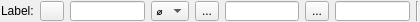
<?xml version="1.0" encoding="UTF-8"?>
<ui version="4.0">
 <class>Ui_DimOptions</class>
 <widget class="QWidget" name="Ui_DimOptions">
  <property name="geometry">
   <rect>
    <x>0</x>
    <y>0</y>
    <width>420</width>
    <height>22</height>
   </rect>
  </property>
  <property name="sizePolicy">
   <sizepolicy hsizetype="Maximum" vsizetype="Preferred">
    <horstretch>0</horstretch>
    <verstretch>0</verstretch>
   </sizepolicy>
  </property>
  <property name="minimumSize">
   <size>
    <width>420</width>
    <height>22</height>
   </size>
  </property>
  <property name="maximumSize">
   <size>
    <width>420</width>
    <height>22</height>
   </size>
  </property>
  <property name="windowTitle">
   <string>Dimension Options</string>
  </property>
  <layout class="QHBoxLayout">
   <property name="leftMargin">
    <number>1</number>
   </property>
   <property name="topMargin">
    <number>1</number>
   </property>
   <property name="rightMargin">
    <number>1</number>
   </property>
   <property name="bottomMargin">
    <number>1</number>
   </property>
   <item>
    <widget class="QLabel" name="lLabel">
     <property name="sizePolicy">
      <sizepolicy hsizetype="Fixed" vsizetype="Fixed">
       <horstretch>0</horstretch>
       <verstretch>0</verstretch>
      </sizepolicy>
     </property>
     <property name="frameShape">
      <enum>QFrame::NoFrame</enum>
     </property>
     <property name="frameShadow">
      <enum>QFrame::Plain</enum>
     </property>
     <property name="text">
      <string>Label:</string>
     </property>
     <property name="wordWrap">
      <bool>false</bool>
     </property>
    </widget>
   </item>
   <item>
    <widget class="QToolButton" name="bDiameter">
     <property name="sizePolicy">
      <sizepolicy hsizetype="Minimum" vsizetype="Fixed">
       <horstretch>0</horstretch>
       <verstretch>0</verstretch>
      </sizepolicy>
     </property>
     <property name="text">
      <string/>
     </property>
     <property name="icon">
      <iconset resource="../../../res/extui/extui.qrc">
       <normaloff>:/extui/char_diameter.png</normaloff>:/extui/char_diameter.png</iconset>
     </property>
     <property name="checkable">
      <bool>true</bool>
     </property>
    </widget>
   </item>
   <item>
    <widget class="QLineEdit" name="leLabel">
     <property name="sizePolicy">
      <sizepolicy hsizetype="Preferred" vsizetype="Fixed">
       <horstretch>0</horstretch>
       <verstretch>0</verstretch>
      </sizepolicy>
     </property>
    </widget>
   </item>
   <item>
    <widget class="QComboBox" name="cbSymbol">
     <property name="sizePolicy">
      <sizepolicy hsizetype="MinimumExpanding" vsizetype="Fixed">
       <horstretch>0</horstretch>
       <verstretch>0</verstretch>
      </sizepolicy>
     </property>
     <item>
      <property name="text">
       <string>⌀</string>
      </property>
     </item>
     <item>
      <property name="text">
       <string>°</string>
      </property>
     </item>
     <item>
      <property name="text">
       <string>±</string>
      </property>
     </item>
     <item>
      <property name="text">
       <string>π</string>
      </property>
     </item>
     <item>
      <property name="text">
       <string>×</string>
      </property>
     </item>
     <item>
      <property name="text">
       <string>÷</string>
      </property>
     </item>
    </widget>
   </item>
   <item>
    <widget class="QToolButton" name="toolButton">
     <property name="text">
      <string>...</string>
     </property>
     <property name="icon">
      <iconset resource="../../../res/extui/extui.qrc">
       <normaloff>:/extui/tolerance1.png</normaloff>:/extui/tolerance1.png</iconset>
     </property>
    </widget>
   </item>
   <item>
    <widget class="QLineEdit" name="leTol1">
     <property name="sizePolicy">
      <sizepolicy hsizetype="Preferred" vsizetype="Fixed">
       <horstretch>0</horstretch>
       <verstretch>0</verstretch>
      </sizepolicy>
     </property>
    </widget>
   </item>
   <item>
    <widget class="QToolButton" name="toolButton_2">
     <property name="text">
      <string>...</string>
     </property>
     <property name="icon">
      <iconset resource="../../../res/extui/extui.qrc">
       <normaloff>:/extui/tolerance2.png</normaloff>:/extui/tolerance2.png</iconset>
     </property>
    </widget>
   </item>
   <item>
    <widget class="QLineEdit" name="leTol2">
     <property name="sizePolicy">
      <sizepolicy hsizetype="Preferred" vsizetype="Fixed">
       <horstretch>0</horstretch>
       <verstretch>0</verstretch>
      </sizepolicy>
     </property>
    </widget>
   </item>
   <item>
    <widget class="Line" name="sep1">
     <property name="sizePolicy">
      <sizepolicy hsizetype="Fixed" vsizetype="Minimum">
       <horstretch>0</horstretch>
       <verstretch>0</verstretch>
      </sizepolicy>
     </property>
     <property name="frameShape">
      <enum>QFrame::VLine</enum>
     </property>
     <property name="frameShadow">
      <enum>QFrame::Sunken</enum>
     </property>
    </widget>
   </item>
  </layout>
 </widget>
 <layoutdefault spacing="6" margin="11"/>
 <resources>
  <include location="../../../res/extui/extui.qrc"/>
 </resources>
 <connections>
  <connection>
   <sender>leLabel</sender>
   <signal>textChanged(QString)</signal>
   <receiver>Ui_DimOptions</receiver>
   <slot>updateLabel()</slot>
   <hints>
    <hint type="sourcelabel">
     <x>20</x>
     <y>20</y>
    </hint>
    <hint type="destinationlabel">
     <x>20</x>
     <y>20</y>
    </hint>
   </hints>
  </connection>
  <connection>
   <sender>bDiameter</sender>
   <signal>toggled(bool)</signal>
   <receiver>Ui_DimOptions</receiver>
   <slot>updateLabel()</slot>
   <hints>
    <hint type="sourcelabel">
     <x>20</x>
     <y>20</y>
    </hint>
    <hint type="destinationlabel">
     <x>20</x>
     <y>20</y>
    </hint>
   </hints>
  </connection>
  <connection>
   <sender>leTol1</sender>
   <signal>textChanged(QString)</signal>
   <receiver>Ui_DimOptions</receiver>
   <slot>updateLabel()</slot>
   <hints>
    <hint type="sourcelabel">
     <x>20</x>
     <y>20</y>
    </hint>
    <hint type="destinationlabel">
     <x>20</x>
     <y>20</y>
    </hint>
   </hints>
  </connection>
  <connection>
   <sender>leTol2</sender>
   <signal>textChanged(QString)</signal>
   <receiver>Ui_DimOptions</receiver>
   <slot>updateLabel()</slot>
   <hints>
    <hint type="sourcelabel">
     <x>20</x>
     <y>20</y>
    </hint>
    <hint type="destinationlabel">
     <x>20</x>
     <y>20</y>
    </hint>
   </hints>
  </connection>
  <connection>
   <sender>cbSymbol</sender>
   <signal>activated(QString)</signal>
   <receiver>Ui_DimOptions</receiver>
   <slot>insertSign(QString)</slot>
   <hints>
    <hint type="sourcelabel">
     <x>20</x>
     <y>20</y>
    </hint>
    <hint type="destinationlabel">
     <x>20</x>
     <y>20</y>
    </hint>
   </hints>
  </connection>
 </connections>
</ui>
